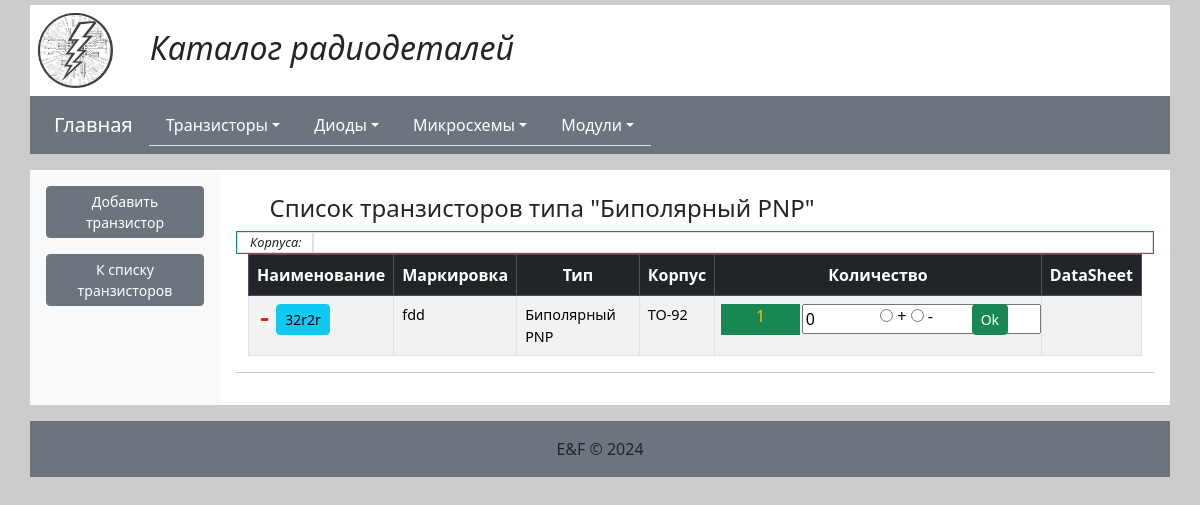
Page /transistors/1/ on the earlier database version.
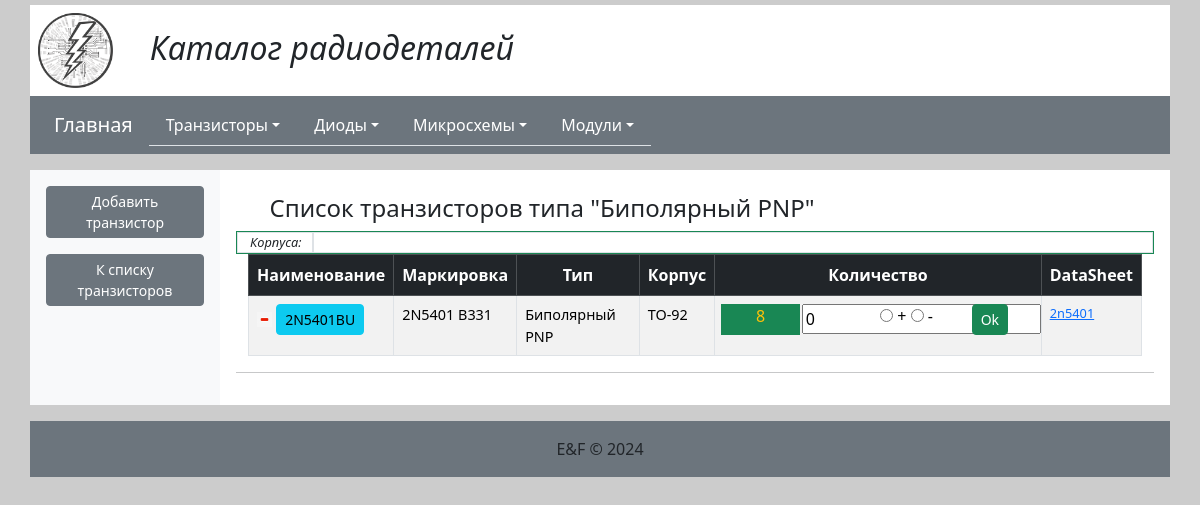
Same page on the later database version.
### transistors/models.py (models this page shows, shortened)
class Transistor(models.Model):
    objects = None
    name = models.CharField(max_length=200)
    mark = models.CharField(max_length=200)
    tip_trans = models.ForeignKey(TipTrans, on_delete=models.CASCADE)
    tip_korpusa = models.ForeignKey(TipKorpus, on_delete=models.CASCADE)
    amount = models.IntegerField(default=0)
    datasheet = models.ManyToManyField(DatasheetTransistor, blank=True)
    primech = models.TextField(blank=True, null=True)

class TipTrans(models.Model):
    objects = None
    name = models.CharField(max_length=200, unique=True)
    def __str__(self):
        return self.name

class TipKorpus(models.Model):
    name = models.CharField(max_length=200, blank=True, null=True, unique=True)
    def __str__(self):
        return self.name

class DatasheetTransistor(models.Model):
    objects = None
    discription = models.CharField(max_length=200, blank=True)
    url = models.FileField(upload_to='datasheets/transistors/', null=True, blank=True)

### transistors/views.py (the view)
# urls.py: path('<int:tiptrans_id>/', transistors_list_tip, name='transistors_tip_list'),
def transistors_list_tip(request, tiptrans_id):
    tiptrans = TipTrans.objects.all()
    transistors = Transistor.objects.filter(tip_trans_id=tiptrans_id).order_by('name')
    if transistors:
        korpus = get_name_korpus(transistors)
    else:
        korpus = ''
    paginator = Paginator(transistors, 25)
    page_number = request.GET.get('page')
    page_obj = paginator.get_page(page_number)
    context = {
        'tiptrans': tiptrans,
        'title': 'Transistors List',
        'transistors': page_obj,
        'tiptrans_id': tiptrans_id,
        'korpus': korpus,
        'headword': f'Cписок транзисторов типа "{TipTrans.objects.get(id=tiptrans_id).name}"'
    }
    return render(request, 'transistors/transistors_list.html', context=context)

### templates/transistors/transistors_list.html (shortened to what this page needs)
{% extends 'index_template.html' %}}
{% block content %}
<div class="container mt-2">
    <div class="row">
        <div class="col-md-8">
            <h4 class="text-center">{{ headword }}</h4>
        </div>
        <div class="col-md-4">
        </div>
    </div>
    <div class="row border border-success" style="font-size:0.8rem">
        <div class="col-md-1 border fst-italic">
            Корпуса:
        </div>
        <div class="col-md-11 border">
        </div>
    </div>
    <table class="table table-bordered table-striped">
        <thead  class="table-dark text-center">
            <tr>
                <th>Наименование</th>
                <th>Маркировка</th>
                <th>Тип</th>
                <th>Корпус</th>
                <th>Количество</th>
                <th>DataSheet</th>
            </tr>
        </thead>
        <tbody>
        {% for t in transistors %}
            <tr>
                <td>
                    <a href="{% url 'transistor_removal_confirmation' t.pk %}"><img src="/static/app/img/minus.png" width="15" height="15" alt="Убрать транзистор"/></a>
                    <a href="{% url 'transistor_detail' t.pk %}"><button type="button" class="btn btn-sm btn-info">{{ t.name }}</button></a>
                </td>
                <td style="font-size:0.9rem">{{ t.mark }}</td>
                <td style="font-size:0.9rem">{{ t.tip_trans }}</td>
                <td style="font-size:0.9rem">{{ t.tip_korpusa }}</td>
                <td>
                    <div class="row g-1">
                        <div class="col-md-3 fw-medium text-warning bg-success text-center">
                            {{ t.amount }}
                        </div>
                        <div class="col-md-9">
                            <form action="{% url 'change_transistor_amout' t.id %}" method="post">
                                <div class="row">
                                    <div class="col-md-3">
                                        <input type="number" name="quantity" value="0" min="0" size="1">
                                    </div>
                                    <div class="col-md-5 text-center">
                                          <input type="radio" name="activ" id="add" value="+" required>
                                          <label for="add">+</label>
                                          <input type="radio" name="activ" id="del" value="-" required>
                                          <label for="del">-</label>
                                    </div>
                                    <div class="col-md-4">
                                        <button class="btn btn-sm btn-success" type="submit">Ok</button>
                                    </div>
                                </div>
                            </form>
                        </div>
                    </div>
                </td>
                <td style="font-size:0.8rem">
                    {% for d in t.datasheet.all %}
                      <a href="/media/{{d.url}}" target="_blank">{{ d.discription }}</a>&nbsp;
                    {% endfor %}
                </td>
            </tr>
        {% endfor %}
        </tbody>
    </table>
</div>
 <hr>
{% endblock %}
{% block left %}
{% include "transistors/transistor_left.html" %}
{% endblock %}

### templates/index_template.html (shortened to what this page needs)
{% load static %}
<!DOCTYPE html>
<html lang="ru">
<head>
    <link href="{% static 'bootstrap/css/bootstrap.min.css' %}" type="text/css" rel="stylesheet">
    <link href="{% static 'app/css/style_app.css' %}" type="text/css" rel="stylesheet">
</head>
<body>
        <section class="container bg-white p-2">
            <div class="row">
            <div class="col-1">
                <img src="{% static 'app/img/logo.png' %}" width="75" height="75" alt="Логотип" />
            </div>
            <div class="col-11">
                <h2 class="mb-auto p-3 bd-highlight"><i>Каталог радиодеталей</i></h2>
            </div>
            </div>
        </section>
        <section class="container bg-secondary">
           <nav class="navbar navbar-expand-lg navbar-light bg-secondary">
  <div class="container-fluid">
    <a class="navbar-brand text-white" href="/">Главная</a>
    <div class="collapse navbar-collapse" id="navbarSupportedContent">
      <ul class="nav nav-tabs">
        <li class="nav-item dropdown">
          <a class="nav-link dropdown-toggle text-white" data-bs-toggle="dropdown" href="#" role="button" aria-expanded="false">Транзисторы</a>
        </li>
        <li class="nav-item dropdown">
          <a class="nav-link dropdown-toggle text-white" data-bs-toggle="dropdown" href="#" role="button" aria-expanded="false">Диоды</a>
        </li>
        <li class="nav-item dropdown">
          <a class="nav-link dropdown-toggle text-white" data-bs-toggle="dropdown" href="#" role="button" aria-expanded="false">Микросхемы</a>
        </li>
        <li class="nav-item dropdown">
          <a class="nav-link dropdown-toggle text-white" data-bs-toggle="dropdown" href="#" role="button" aria-expanded="false">Модули</a>
        </li>
      </ul>
    </div>
  </div>
</nav>
        </section>
        <section class="container mt-3">
            <div class="row">
                <div class="col-2 bg-light p-3">
                 {% block left %}
                 {% endblock %}
                </div>
                <div class="col-10 bg-white p-3">
                    {% block content %}
                    {% endblock %}
                </div>
            </div>
        </section>
        <div class="container bg-secondary p-3 mt-3">
            <div class="row justify-content-center">
                E&F &copy; 2024
            </div>
        </div>
</body>
</html>

### templates/transistors/transistor_left.html
<p>
<a href="{% url 'transistor_add' %}"><button type="button" class="btn btn-sm btn-secondary">Добавить транзистор</button></a>
</p>
<p>
<a href="{% url 'transistors_all' %}"><button type="button" class="btn btn-sm btn-secondary">К списку транзисторов</button></a>
</p>

### static/app/css/style_app.css (style rules this page uses)
* { margin: 0; }
body { width: 100%; margin: 5px auto; background-color: #cccccc; }

Differences in the rows shown:
removed Transistor: name "32r2r", mark "fdd", tip_trans "Биполярный PNP", tip_korpusa "TO-92", amount "1"
added Transistor: name "2N5401BU", mark "2N5401 B331", tip_trans "Биполярный PNP", tip_korpusa "TO-92", amount "8"
added DatasheetTransistor: discription "2n5401"
